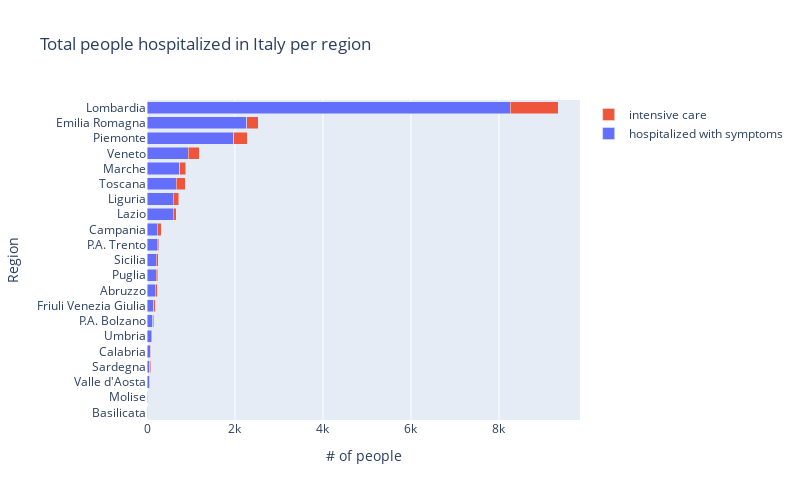

Notebook cell for this chart:
### Code cell
fig = go.Figure(data=[
    go.Bar(name='hospitalized with symptoms',y=df_lastday.denominazione_regione,x=df_lastday.ricoverati_con_sintomi,orientation='h'),
    go.Bar(name='intensive care',y=df_lastday.denominazione_regione,x=df_lastday.terapia_intensiva,orientation='h'),
    
])


fig.update_layout(barmode='stack',
                  title_text = 'Total people hospitalized in Italy per region',
                  yaxis={'categoryorder':'total ascending','title':'Region'},
                  xaxis={'title':'# of people'},
                  width=800,
                  height=500,
                  autosize=False
                 )

plotly.offline.plot(fig, image_width='100%',
    image_height='100%',
    include_plotlyjs=False,
    output_type='div',
    auto_open=False)

fig.show()

### Figure 1 — Plotly figure (JSON) as saved in the notebook; plotly's stock layout.template omitted (floating-point values rounded to 4 significant figures)
{"data": [{"name": "hospitalized with symptoms", "orientation": "h", "type": "bar", "x": [185, 12, 73, 233, 2267, 152, 591, 598, 8258, 742, 21, 127, 233, 1976, 209, 65, 206, 664, 92, 62, 942], "y": ["Abruzzo", "Basilicata", "Calabria", "Campania", "Emilia Romagna", "Friuli Venezia Giulia", "Lazio", "Liguria", "Lombardia", "Marche", "Molise", "P.A. Bolzano", "P.A. Trento", "Piemonte", "Puglia", "Sardegna", "Sicilia", "Toscana", "Umbria", "Valle d'Aosta", "Veneto"]}, {"name": "intensive care", "orientation": "h", "type": "bar", "x": [44, 7, 16, 87, 265, 37, 70, 129, 1093, 141, 6, 30, 39, 301, 33, 16, 48, 202, 29, 15, 249], "y": ["Abruzzo", "Basilicata", "Calabria", "Campania", "Emilia Romagna", "Friuli Venezia Giulia", "Lazio", "Liguria", "Lombardia", "Marche", "Molise", "P.A. Bolzano", "P.A. Trento", "Piemonte", "Puglia", "Sardegna", "Sicilia", "Toscana", "Umbria", "Valle d'Aosta", "Veneto"]}], "layout": {"autosize": false, "barmode": "stack", "height": 500, "title": {"text": "Total people hospitalized in Italy per region"}, "width": 800, "xaxis": {"title": {"text": "# of people"}}, "yaxis": {"categoryorder": "total ascending", "title": {"text": "Region"}}}}
